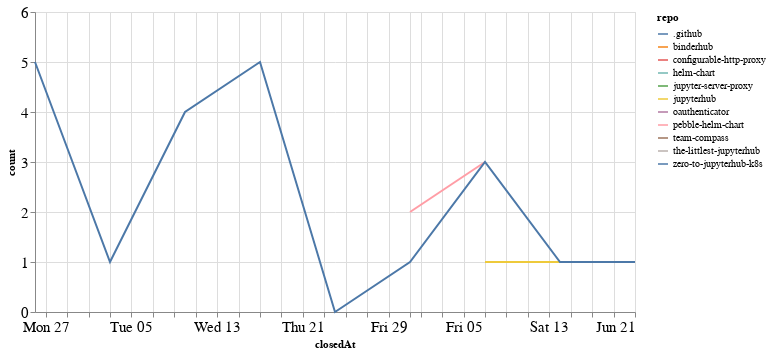

The code cell stored with this chart in its notebook:
### Code cell
closed_by_time = closed_by.groupby('repo').resample('W', on='closedAt').count()['author'].reset_index()
closed_by_time = closed_by_time.rename(columns={'author': 'count'})

alt.Chart(closed_by_time, width=600).mark_line().encode(
    x='closedAt',
    y='count',
    color='repo',
    tooltip="repo"
)

### Figure 1 — Vega-Lite specification as saved in the notebook (floating-point values rounded to 4 significant figures)
{"config": {"axisLeft": {"labelFontSize": 15}, "axisBottom": {"labelFontSize": 15}}, "data": {"name": "data-10aa33acbd713003bf06034f06fc118d"}, "mark": "line", "encoding": {"color": {"type": "nominal", "field": "repo"}, "tooltip": {"type": "nominal", "field": "repo"}, "x": {"type": "temporal", "field": "closedAt"}, "y": {"type": "quantitative", "field": "count"}}, "width": 600, "$schema": "https://vega.github.io/schema/vega-lite/v4.8.1.json", "datasets": {"data-10aa33acbd713003bf06034f06fc118d": [{"repo": ".github", "closedAt": "2020-05-03T00:00:00", "count": 1}, {"repo": "binderhub", "closedAt": "2020-05-24T00:00:00", "count": 1}, {"repo": "configurable-http-proxy", "closedAt": "2020-05-31T00:00:00", "count": 6}, {"repo": "helm-chart", "closedAt": "2020-05-10T00:00:00", "count": 2}, {"repo": "jupyter-server-proxy", "closedAt": "2020-05-24T00:00:00", "count": 1}, {"repo": "jupyterhub", "closedAt": "2020-06-07T00:00:00", "count": 1}, {"repo": "jupyterhub", "closedAt": "2020-06-14T00:00:00", "count": 1}, {"repo": "oauthenticator", "closedAt": "2020-05-17T00:00:00", "count": 1}, {"repo": "pebble-helm-chart", "closedAt": "2020-05-31T00:00:00", "count": 2}, {"repo": "pebble-helm-chart", "closedAt": "2020-06-07T00:00:00", "count": 3}, {"repo": "team-compass", "closedAt": "2020-04-26T00:00:00", "count": 1}, {"repo": "the-littlest-jupyterhub", "closedAt": "2020-05-10T00:00:00", "count": 1}, {"repo": "zero-to-jupyterhub-k8s", "closedAt": "2020-04-26T00:00:00", "count": 5}, {"repo": "zero-to-jupyterhub-k8s", "closedAt": "2020-05-03T00:00:00", "count": 1}, {"repo": "zero-to-jupyterhub-k8s", "closedAt": "2020-05-10T00:00:00", "count": 4}, {"repo": "zero-to-jupyterhub-k8s", "closedAt": "2020-05-17T00:00:00", "count": 5}, {"repo": "zero-to-jupyterhub-k8s", "closedAt": "2020-05-24T00:00:00", "count": 0}, {"repo": "zero-to-jupyterhub-k8s", "closedAt": "2020-05-31T00:00:00", "count": 1}, {"repo": "zero-to-jupyterhub-k8s", "closedAt": "2020-06-07T00:00:00", "count": 3}, {"repo": "zero-to-jupyterhub-k8s", "closedAt": "2020-06-14T00:00:00", "count": 1}, {"repo": "zero-to-jupyterhub-k8s", "closedAt": "2020-06-21T00:00:00", "count": 1}]}}
